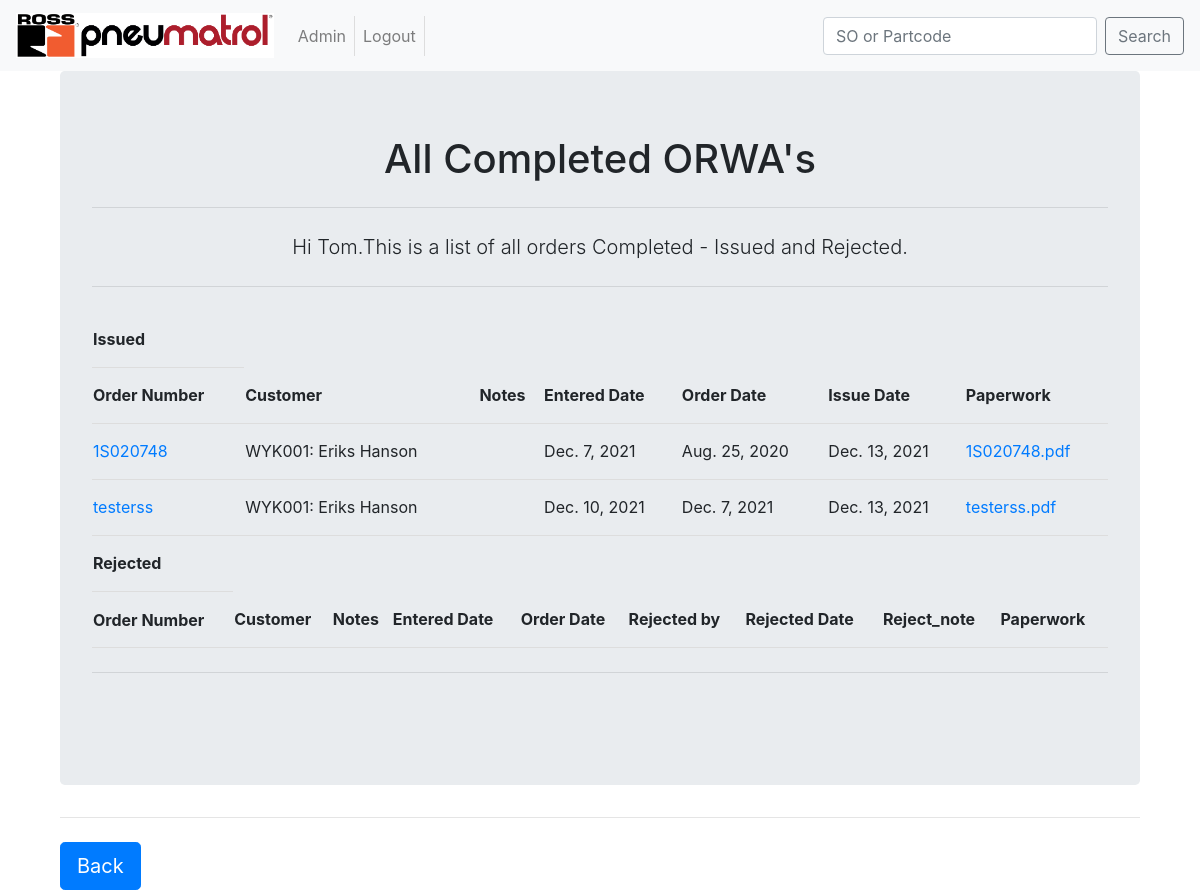
Page /ORWAapp/home/Completed/ (signed in) on the committed database.
### ORWAapp/models.py (models this page shows, shortened)
class SalesOrder(models.Model):
	order_number = models.CharField(max_length = 8,
									unique = True,
									help_text = "1S###### or SAMP####",
									validators =[MinLengthValidator(8, message="Order number is too short")],
									)
	customer = models.ForeignKey(Customers,on_delete = models.CASCADE)
	entered_date = models.DateField(null = True, blank = True)
	order_date = models.DateField(help_text = "date on the paperwork")
	issue_date = models.DateField(null = True, blank = True)
	ORWA_lines = models.IntegerField(null = False,
									default=1,
									help_text= "number of lines that are an ORWA",
									validators=[MinValueValidator(1, message = "less that 1 line at ORWA")],
									)
	reject_user = models.ForeignKey(User,
									on_delete = models.CASCADE,
									related_name='rejected_by',
									null=True,
									blank=True,
									)
	reject_date = models.DateField(null = True, blank = True)
	reject_note = models.TextField(max_length = 200,
								 	blank = True,
								 	)
	notes = models.TextField(blank = True)
	paperwork = models.FileField(upload_to = update_filename,
									blank = False,
									)
	completed_paperwork = models.FileField(upload_to = update_filename_complete,
									blank = True,
									)
	allocated_to = models.ForeignKey(User,
									on_delete = models.CASCADE,
									null = True,
									blank = True,
									)
	class Meta:
		verbose_name_plural = "SalesOrders"

class Customers(models.Model):
	full_name = models.CharField(max_length=200,
								help_text='Customer Name',
								)
	account_name = models.CharField(max_length=6,
								unique=True,
								help_text='Account ref',
								)
	short_name = models.CharField(max_length=50,
								blank=True,
								null=True,
								)
	def __str__(self):
		return "%s: %s" % (self.account_name, self.short_name)
	class Meta:
		verbose_name_plural = "Customer"

### ORWAapp/views.py (the view)
# urls.py: path('home/Completed/', views.Completed, name = "Completed"),
def Completed(request):
    user = request.user.first_name
    reject_data = SalesOrder.objects.filter(reject_user__isnull = False)
    issue_data = SalesOrder.objects.filter(issue_date__isnull = False)
    context = {
        'reject_data':reject_data,
        'issue_data':issue_data,
        'insert_me':user,
        }
    return render(request,'ORWAapp/home/Completed.html',context)

### templates/ORWAapp/home/Completed.html (shortened to what this page needs)
<!DOCTYPE html>
{% extends "base.html" %}
	{% block body_block %}
		<div class="container">
			<div class="jumbotron">
			<center>
			<h1>All Completed ORWA's</h1>
			<hr class="my-4">
				<p class="lead">Hi {{ insert_me }}.This is a list of all orders Completed - Issued and Rejected.  </p>
			<hr class="my-4">
				<table>
					<tr>
						<th>Issued</th>
					</tr>
				    <tr>
				        <th>Order Number</th>
				        <th>Customer</th>
				        <th>Notes</th>
				        <th>Entered Date</th>
				        <th>Order Date</th>
				        <th>Issue Date</th>
				        <th>Paperwork</th>
				    </tr>
					    {% for od in issue_data %}
				    <tr>
	            		<td><a href="{% url 'ORWAapp:OrderDetail' od.order_number %}">{{ od.order_number }}</a></td>
				        <td>{{ od.customer }}</td>
   				        <td>{{ od.notes }}</td>
				        <td>{{ od.entered_date }}</td>
				        <td>{{ od.order_date }}</td>
				        <td>{{ od.issue_date }}</td>
				        <td><a href="/media/{{ od.completed_paperwork }}" target="_blank">{{ od.order_number }}.pdf</a></td>
				    </tr>
					    {% endfor %}
				</table>
				<table>
					<tr>
						<th>Rejected</th>
					</tr>
				    <tr>
				        <th>Order Number</th>
				        <th>Customer</th>
				        <th>Notes</th>
				        <th>Entered Date</th>
				        <th>Order Date</th>
				        <th>Rejected by</th>
				        <th>Rejected Date</th>
				        <th>Reject_note</th>
				        <th>Paperwork</th>
				    </tr>
				</table>
				<hr class="my-4">
				<br>
		</center>
		</div>
		<hr class="my-4">
		<a class="btn btn-primary btn-lg" href="{% url 'ORWAapp:home' %}" role="button">Back</a>
		</div>
	{% endblock %}

### ORWAapp/static/css/mystyle.css (style rules this page uses)
table { width:100%; font-size: 16px; }
td, th { height: 56px; padding-top: 12px; padding-bottom: 12px; border-bottom: 1px solid #ddd; text-align:left; }

### rows in the picture
SalesOrder: order_number "1S020748", customer "WYK001: Eriks Hanson", entered_date "Dec. 7, 2021", order_date "Aug. 25, 2020", issue_date "Dec. 13, 2021"
SalesOrder: order_number "testerss", customer "WYK001: Eriks Hanson", entered_date "Dec. 10, 2021", order_date "Dec. 7, 2021", issue_date "Dec. 13, 2021"

### other values in the picture
{{ insert_me }} "Tom"
